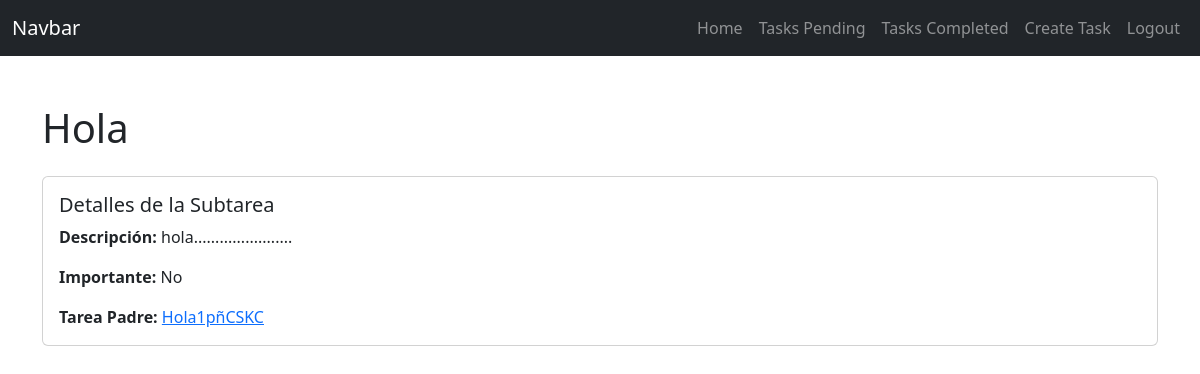
/tasks/11/subtasks/18/ (signed in), run on the app's committed database.
### tasks/models.py (models this page shows, shortened)
class Task(models.Model):
    title = models.CharField(max_length=100)
    description = models.TextField(blank=True)
    important = models.BooleanField(default=False)
    created = models.DateTimeField(auto_now_add=True)
    datecompleted = models.DateTimeField(null=True, blank=True)
    user = models.ForeignKey(User, on_delete=models.CASCADE)
    parent_task = models.ForeignKey('self', on_delete=models.CASCADE, related_name='subtasks', null=True, blank=True)

### tasks/views.py (the view)
# urls.py: path('tasks/<int:task_id>/subtasks/<int:subtask_id>/', views.subtask_detail, name='subtask_detail'),  # Ruta para ver detalles de una subtarea (utilizada en subtareas)
@login_required
def subtask_detail(request, task_id, subtask_id):
    task = get_object_or_404(Task, pk=task_id, user=request.user)
    subtask = get_object_or_404(Task, pk=subtask_id, parent_task=task, user=request.user)
    return render(request, 'subtask_detail.html', {'subtask': subtask})

### tasks/templates/subtask_detail.html (shortened to what this page needs)
{% extends 'base.html' %}
{% load i18n %}
{% block content %}
<!DOCTYPE html>
<html lang="es">
<head>
    {% load static %}
    <link rel="stylesheet" href="{% static 'css/bootstrap.min.css' %}">
</head>
<body>
    <div class="container mt-5">
        <h1 class="mb-4">{{ subtask.title }}</h1>
        <div class="card">
            <div class="card-body">
                <h5 class="card-title">Detalles de la Subtarea</h5>
                <p class="card-text"><strong>Descripción:</strong> {{ subtask.description }}</p>
                <p class="card-text"><strong>Importante:</strong> {{ subtask.important|yesno:"Sí,No" }}</p>
                <p class="card-text"><strong>Tarea Padre:</strong>
                    <a href="{% url 'task_detail' subtask.parent_task.id %}">{{ subtask.parent_task.title }}</a>
                </p>
            </div>
        </div>
    </div>
</body>
</html>
{% endblock %}

### data on the page
Task: title "Hola", description "hola.......................", important "No", parent_task "Hola1pñCSKC"
